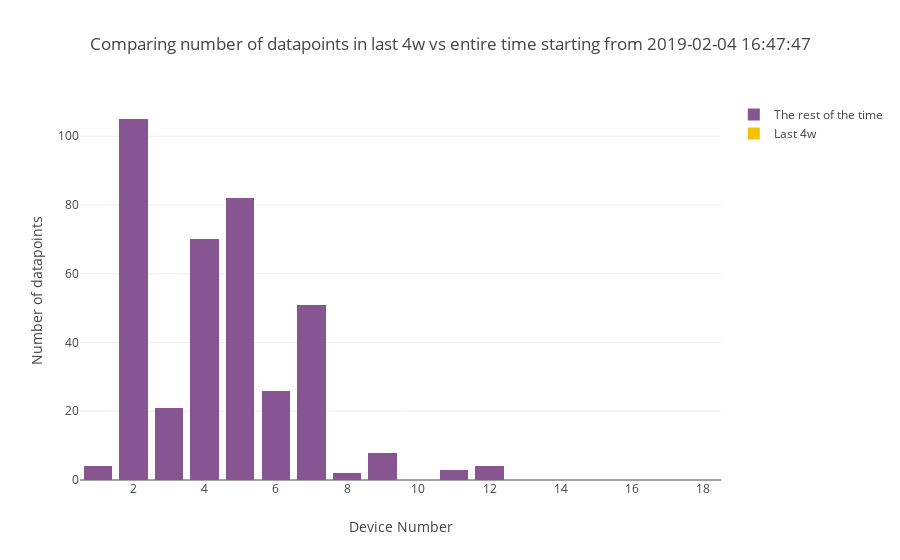

Notebook source saved alongside this figure:
### Markdown cell above
Plotting combined barchart - entire number of datapoints vs number of datapoints in last 4 weeks.

### Code cell
combined_bar_plot_2traces(xvalues=device_numbers,
                          yvalues1=download_counts_time,
                          yvalues2=[a - b for a, b in zip(download_counts, download_counts_time)],
                          name1='Last '+time_interval,
                          name2='The rest of the time',
                          title="Comparing number of datapoints in last "+time_interval+" vs entire time starting from "+starting_point,
                          ytitle="Number of datapoints")

### Figure 1 — Plotly figure (JSON) as saved in the notebook; plotly's stock layout.template omitted (floating-point values rounded to 4 significant figures)
{"data": [{"marker": {"color": "#F3C300"}, "name": "Last 4w", "type": "bar", "x": [1, 2, 3, 4, 5, 6, 7, 8, 9, 10, 11, 12, 14, 15, 16, 17, 18], "y": [0, 0, 0, 0, 0, 0, 0, 0, 0, 0, 0, 0, 0, 0, 0, 0, 0]}, {"marker": {"color": "#875692"}, "name": "The rest of the time", "type": "bar", "x": [1, 2, 3, 4, 5, 6, 7, 8, 9, 10, 11, 12, 14, 15, 16, 17, 18], "y": [4, 105, 21, 70, 82, 26, 51, 2, 8, 0, 3, 4, 0, 0, 0, 0, 0]}], "layout": {"barmode": "stack", "title": "Comparing number of datapoints in last 4w vs entire time starting from 2019-02-04 16:47:47", "xaxis": {"title": "Device Number"}, "yaxis": {"title": "Number of datapoints"}}}
